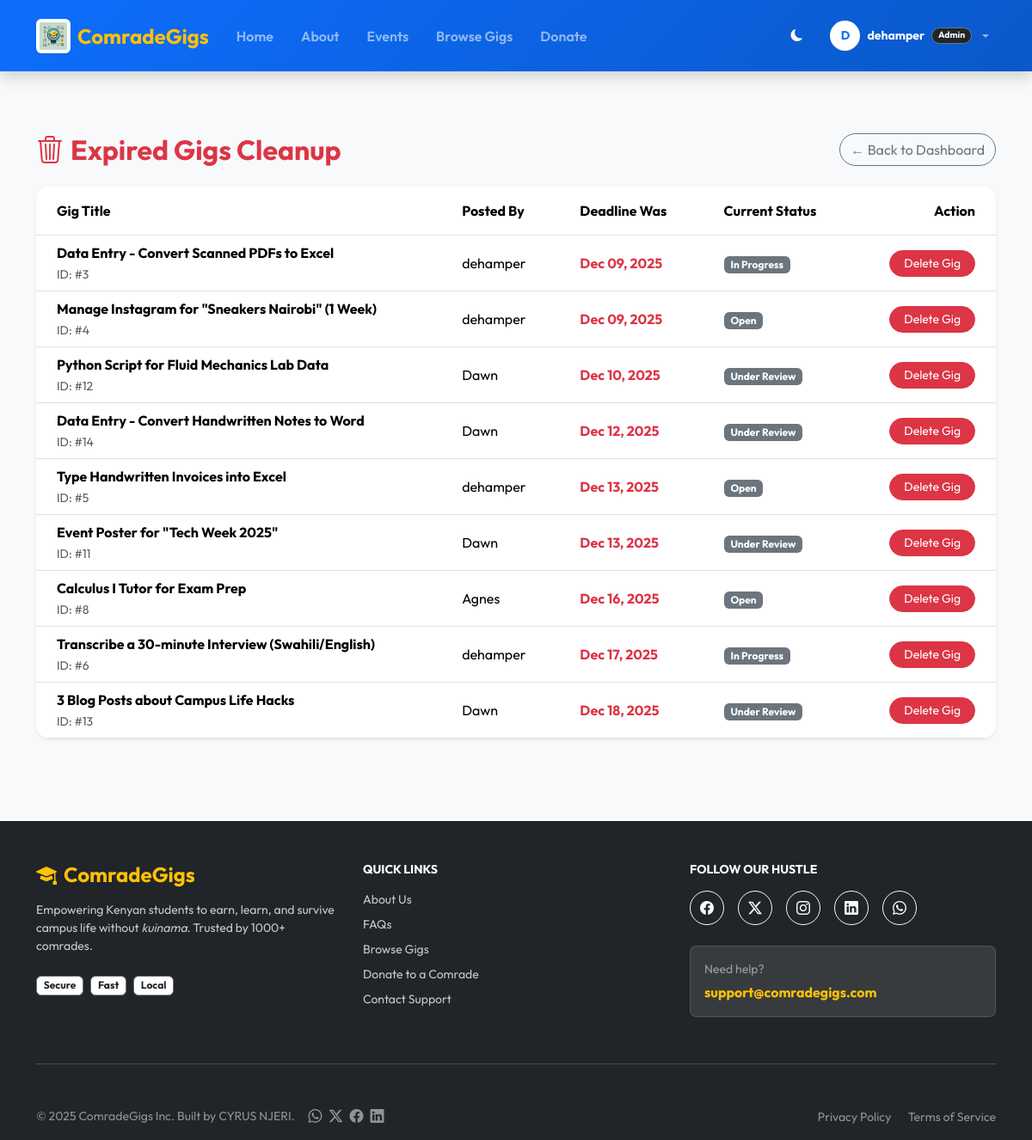
Page /admin-panel/expired/ (signed in) on the committed database.
### myapp/models.py (models this page shows, shortened)
class User(AbstractUser):
    role = models.CharField(max_length=10, choices=ROLE_CHOICES, default='student')
    is_account_verified = models.BooleanField(default=False)
    phone_number = models.CharField(max_length=15, blank=True, null=True, help_text="Required for M-Pesa")
    profile_image = models.ImageField(upload_to='profiles/', blank=True, null=True)

class Job(models.Model):
    STATUS_CHOICES = (
        ('open', 'Open'),
        ('review', 'Under Review'),
        ('assigned', 'In Progress'),
        ('completed', 'Completed'),
        ('cancelled', 'Cancelled'),
    )
    client = models.ForeignKey(User, on_delete=models.CASCADE, related_name='posted_jobs')
    assigned_to = models.ForeignKey(User, on_delete=models.SET_NULL, null=True, blank=True, related_name='assigned_jobs')
    title = models.CharField(max_length=200)
    description = models.TextField()
    required_skills = models.ManyToManyField(Skill, blank=True)
    budget = models.DecimalField(max_digits=10, decimal_places=2)
    deadline = models.DateTimeField(null=True, blank=True)
    status = models.CharField(max_length=20, choices=STATUS_CHOICES, default='review')
    created_at = models.DateTimeField(auto_now_add=True)
    completed_at = models.DateTimeField(null=True, blank=True)

### myapp/views.py (the view)
# urls.py: path('admin-panel/expired/', views.admin_manage_expired, name='admin_manage_expired'),
@login_required
def admin_manage_expired(request):
    if not request.user.is_superuser:
        return redirect('myapp:home')
    expired_jobs = Job.objects.filter(
        deadline__lt=timezone.now(),
        status__in=['open', 'review', 'assigned']
    ).order_by('deadline')
    return render(request, 'custom_admin/manage_expired.html', {'expired_jobs': expired_jobs})

### myapp/context_processors.py (called while the page is built)
def global_site_updates(request):
    if not request.user.is_authenticated:
        return {'site_updates': []}
    audience_filters = ['all']
    if request.user.role == 'student':
        audience_filters.append('student')
    elif request.user.role == 'client':
        audience_filters.append('client')
    elif request.user.role == 'donor':
        audience_filters.append('donor')
    updates = SiteUpdate.objects.filter(
        is_active=True,
        audience__in=audience_filters
    ).order_by('-created_at')[:3]
    return {'site_updates': updates}

### myapp/templates/custom_admin/manage_expired.html (shortened to what this page needs)
{% extends "base.html" %}
{% load static %}
{% block content %}
<section class="py-5 bg-light min-vh-100">
  <div class="container">
    <div class="d-flex justify-content-between align-items-center mb-4">
      <h2 class="fw-bold mb-0 text-danger">
          <i class="bi bi-trash3 me-2"></i>Expired Gigs Cleanup
      </h2>
      <a href="{% url 'myapp:admin_dashboard' %}" class="btn btn-outline-secondary rounded-pill">
          &larr; Back to Dashboard
      </a>
    </div>
    <div class="card border-0 shadow-sm rounded-4 overflow-hidden">
      <div class="card-body p-0">
        <div class="table-responsive">
          <table class="table table-hover align-middle mb-0">
            <thead class="bg-light">
              <tr>
                <th class="px-4 py-3">Gig Title</th>
                <th class="px-4 py-3">Posted By</th>
                <th class="px-4 py-3">Deadline Was</th>
                <th class="px-4 py-3">Current Status</th>
                <th class="px-4 py-3 text-end">Action</th>
              </tr>
            </thead>
            <tbody>
              {% for job in expired_jobs %}
              <tr>
                <td class="px-4">
                    <span class="fw-bold d-block">{{ job.title }}</span>
                    <small class="text-muted">ID: #{{ job.id }}</small>
                </td>
                <td class="px-4">
                    {{ job.client.username }}
                </td>
                <td class="px-4 text-danger fw-bold">
                    {{ job.deadline|date:"M d, Y" }}
                </td>
                <td class="px-4">
                    <span class="badge bg-secondary">{{ job.get_status_display }}</span>
                </td>
                <td class="px-4 text-end">
                    <a href="{% url 'myapp:admin_delete_gig' job.id %}" class="btn btn-danger btn-sm rounded-pill px-3" onclick="return confirm('Are you sure you want to permanently delete this gig?');">
                        Delete Gig
                    </a>
                </td>
              </tr>
              {% endfor %}
            </tbody>
          </table>
        </div>
      </div>
    </div>
  </div>
</section>
{% endblock %}

### myapp/templates/base.html (shortened to what this page needs)
{% load static %}
<!doctype html>
<html lang="en" data-bs-theme="light">
  <head>
    <link href="https://cdn.jsdelivr.net/npm/bootstrap@5.3.2/dist/css/bootstrap.min.css" rel="stylesheet">
    <link rel="stylesheet" href="https://cdn.jsdelivr.net/npm/bootstrap-icons@1.11.1/font/bootstrap-icons.css">
  </head>
  <body class="d-flex flex-column min-vh-100 bg-light">
     <nav class="navbar navbar-expand-lg navbar-dark navbar-comrade shadow sticky-top py-3">
      <div class="container">
        <a class="navbar-brand d-flex align-items-center gap-2 fw-bold fs-4 text-warning" href="{% url 'myapp:home' %}">
          <img src="{% static 'images/icon.webp' %}" alt="Logo" class="rounded shadow-sm bg-white p-1">
          <span>ComradeGigs</span>
        </a>
        <div class="collapse navbar-collapse" id="mainNav">
          <ul class="navbar-nav me-auto mb-2 mb-lg-0">
            <li class="nav-item"><a class="nav-link px-3 fw-semibold" href="{% url 'myapp:home' %}">Home</a></li>
            <li class="nav-item"><a class="nav-link px-3 fw-semibold" href="{% url 'myapp:about' %}">About</a></li>
            <li class="nav-item"><a class="nav-link px-3 fw-semibold" href="{% url 'myapp:events' %}">Events</a></li>
            {% if user.is_authenticated %}
                {% if user.is_superuser %}
                    <li class="nav-item"><a class="nav-link px-3 fw-semibold" href="{% url 'myapp:job_list' %}">Browse Gigs</a></li>
                {% elif user.role == 'student' and user.studentprofile.is_verified %}
                    <li class="nav-item"><a class="nav-link px-3 fw-semibold" href="{% url 'myapp:job_list' %}">Browse Gigs</a></li>
                {% elif user.role == 'client' and user.is_verified %}
                    <li class="nav-item"><a class="nav-link px-3 fw-semibold" href="{% url 'myapp:job_list' %}">Browse Gigs</a></li>
                {% endif %}
            {% endif %}
            <li class="nav-item"><a class="nav-link px-3 fw-semibold" href="{% url 'myapp:donate' %}">Donate</a></li>
          </ul>
          <ul class="navbar-nav ms-auto align-items-lg-center gap-2">
            <li class="nav-item me-2">
              <button class="btn btn-sm btn-outline-light rounded-circle border-0" id="darkModeToggle" title="Toggle Night Mode"><i class="bi bi-moon-fill"></i></button>
            </li>
            {% if user.is_authenticated %}
              <li class="nav-item dropdown">
                <a class="nav-link dropdown-toggle d-flex align-items-center gap-2" href="#" role="button" data-bs-toggle="dropdown">
                  <div class="bg-white text-primary rounded-circle d-flex align-items-center justify-content-center fw-bold small" style="width: 35px; height: 35px;">
                    {{ user.username|slice:":1"|upper }}
                  </div>
                  <span class="text-white small fw-bold">{{ user.username }}</span>
                   {% if user.role == 'student' %}
                    <span class="badge bg-warning text-dark rounded-pill" style="font-size: 0.65rem;">Student</span>
                  {% elif user.role == 'client' %}
                    <span class="badge bg-success text-white rounded-pill" style="font-size: 0.65rem;">Client</span>
                  {% elif user.role == 'donor' %}
                    <span class="badge bg-danger text-white rounded-pill" style="font-size: 0.65rem;"><i class="bi bi-heart-fill me-1"></i>Donor</span>
                  {% elif user.is_superuser %}
                    <span class="badge bg-dark text-white border border-secondary rounded-pill" style="font-size: 0.65rem;">Admin</span>
                  {% endif %}
                </a>
              </li>
            {% endif %}
          </ul>
        </div>
      </div>
    </nav>
    <main class="flex-grow-1">
      {% block content %}{% endblock %}
    </main>
    <footer class="bg-dark text-white mt-5 pt-5 pb-3">
      <div class="container">
        <div class="row gy-4">
          <div class="col-md-4">
            <h4 class="fw-bold text-warning mb-3">
              <i class="bi bi-mortarboard-fill me-2"></i>ComradeGigs
            </h4>
            <p class="small opacity-75 mb-4">
              Empowering Kenyan students to earn, learn, and survive campus life without <em>kuinama</em>. Trusted by 1000+ comrades.
            </p>
            <div class="d-flex gap-2">
              <span class="badge bg-white text-dark fw-bold border border-secondary">Secure</span>
              <span class="badge bg-white text-dark fw-bold border border-secondary">Fast</span>
              <span class="badge bg-white text-dark fw-bold border border-secondary">Local</span>
            </div>
          </div>
          <div class="col-md-4">
            <h6 class="fw-bold mb-3 text-white text-uppercase small letter-spacing-1">Quick Links</h6>
            <ul class="list-unstyled small d-flex flex-column gap-2">
              <li><a href="{% url 'myapp:about' %}" class="text-white text-decoration-none opacity-75 hover-opacity-100 transition">About Us</a></li>
              <li><a href="{% url 'myapp:faqs' %}" class="text-white text-decoration-none opacity-75 hover-opacity-100 transition">FAQs</a></li>
              {% if user.is_authenticated %}
                {% if user.is_superuser or user.role == 'student' and user.studentprofile.is_verified or user.role == 'client' and user.is_verified %}
                  <li><a href="{% url 'myapp:job_list' %}" class="text-white text-decoration-none opacity-75 hover-opacity-100 transition">Browse Gigs</a></li>
                {% endif %}
              {% endif %}
              <li><a href="{% url 'myapp:donate' %}" class="text-white text-decoration-none opacity-75 hover-opacity-100 transition">Donate to a Comrade</a></li>
              <li><a href="{% url 'myapp:contact' %}" class="text-white text-decoration-none opacity-75 hover-opacity-100 transition">Contact Support</a></li>
            </ul>
          </div>
          <div class="col-md-4">
            <h6 class="fw-bold mb-3 text-white text-uppercase small letter-spacing-1">Follow Our Hustle</h6>
            <div class="d-flex gap-3 mb-4">
              <a href="https://facebook.com" target="_blank" class="btn btn-outline-light rounded-circle p-0 d-flex align-items-center justify-content-center" style="width: 40px; height: 40px;">
                <i class="bi bi-facebook"></i>
              </a>
              <a href="https://twitter.com" target="_blank" class="btn btn-outline-light rounded-circle p-0 d-flex align-items-center justify-content-center" style="width: 40px; height: 40px;">
                <i class="bi bi-twitter-x"></i>
              </a>
              <a href="https://instagram.com" target="_blank" class="btn btn-outline-light rounded-circle p-0 d-flex align-items-center justify-content-center" style="width: 40px; height: 40px;">
                <i class="bi bi-instagram"></i>
              </a>
              <a href="https://linkedin.com" target="_blank" class="btn btn-outline-light rounded-circle p-0 d-flex align-items-center justify-content-center" style="width: 40px; height: 40px;">
                <i class="bi bi-linkedin"></i>
              </a>
              <a href="https://whatsapp.com/channel/0029Vb7l5He3rZZdfyskEv0s" target="_blank" class="btn btn-outline-light rounded-circle p-0 d-flex align-items-center justify-content-center" style="width: 40px; height: 40px;">
                <i class="bi bi-whatsapp"></i>
              </a>
            </div>
            <div class="p-3 bg-white bg-opacity-10 rounded-3 border border-secondary border-opacity-50">
              <small class="d-block text-white-50 mb-1">Need help?</small>
              <a href="mailto:support@comradegigs.com" class="fw-bold text-warning text-decoration-none">support@comradegigs.com</a>
            </div>
          </div>
        </div>
        <hr class="my-5 border-secondary opacity-50">
        <div class="row align-items-center gy-3">
          <div class="col-md-6 text-center text-md-start">
            <div class="d-flex flex-column flex-md-row align-items-center gap-2">
                <p class="small opacity-50 mb-0">&copy; {% now "Y" %} ComradeGigs Inc. Built by CYRUS NJERI.</p>
                <div class="d-flex gap-2 ms-md-2">
                    <a href="https://wa.me/254737855126" target="_blank" class="text-white opacity-50 hover-opacity-100 transition" title="WhatsApp Me"><i class="bi bi-whatsapp"></i></a>
                    <a href="https://x.com/DeHamper2" target="_blank" class="text-white opacity-50 hover-opacity-100 transition" title="Twitter"><i class="bi bi-twitter-x"></i></a>
                    <a href="https://www.facebook.com/profile.php?id=61556808732824" target="_blank" class="text-white opacity-50 hover-opacity-100 transition" title="Facebook"><i class="bi bi-facebook"></i></a>
                    <a href="https://www.linkedin.com/in/cyrus-njeri-15896936b/" target="_blank" class="text-white opacity-50 hover-opacity-100 transition" title="LinkedIn"><i class="bi bi-linkedin"></i></a>
                </div>
            </div>
          </div>
          <div class="col-md-6 text-center text-md-end">
            <a href="{% url 'myapp:privacy' %}" class="text-white opacity-50 small text-decoration-none me-3 hover-opacity-100">Privacy Policy</a>
            <a href="{% url 'myapp:terms' %}" class="text-white opacity-50 small text-decoration-none hover-opacity-100">Terms of Service</a>
          </div>
        </div>
      </div>
    </footer>
  </body>
</html>

### myapp/templates/base.html (style rules this page uses)
:root { --comrade-blue: #0d6efd; --comrade-gold: #ffc107; --comrade-dark-bg: #0d1117; --comrade-card-bg: #161b22; }
body { font-family: 'Outfit', sans-serif; }
.navbar-comrade { background: linear-gradient(135deg, #0d6efd, #0a58ca); }
.navbar-brand img { height: 40px; width: auto; object-fit: contain; }
body, .card, .navbar, .btn { transition: background-color 0.3s ease, color 0.3s ease, border-color 0.3s ease; }

### rows in the picture
User: username "D", username "dehamper"
Job: title "Data Entry - Convert Scanned PDFs to Excel", id "3", client.username "dehamper", deadline "Dec 09, 2025", status "In Progress"
Job: title "Manage Instagram for \"Sneakers Nairobi\" (1 Week)", id "4", client.username "dehamper", deadline "Dec 09, 2025", status "Open"
Job: title "Python Script for Fluid Mechanics Lab Data", id "12", client.username "Dawn", deadline "Dec 10, 2025", status "Under Review"
Job: title "Data Entry - Convert Handwritten Notes to Word", id "14", client.username "Dawn", deadline "Dec 12, 2025", status "Under Review"
Job: title "Type Handwritten Invoices into Excel", id "5", client.username "dehamper", deadline "Dec 13, 2025", status "Open"
Job: title "Event Poster for \"Tech Week 2025\"", id "11", client.username "Dawn", deadline "Dec 13, 2025", status "Under Review"
Job: title "Calculus I Tutor for Exam Prep", id "8", client.username "Agnes", deadline "Dec 16, 2025", status "Open"
Job: title "Transcribe a 30-minute Interview (Swahili/English)", id "6", client.username "dehamper", deadline "Dec 17, 2025", status "In Progress"
Job: title "3 Blog Posts about Campus Life Hacks", id "13", client.username "Dawn", deadline "Dec 18, 2025", status "Under Review"
